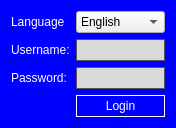
<?xml version="1.0" encoding="UTF-8"?>
<ui version="4.0">
 <class>Login</class>
 <widget class="QDialog" name="Login">
  <property name="windowModality">
   <enum>Qt::WindowModal</enum>
  </property>
  <property name="geometry">
   <rect>
    <x>0</x>
    <y>0</y>
    <width>176</width>
    <height>122</height>
   </rect>
  </property>
  <property name="windowTitle">
   <string>Dialog</string>
  </property>
  <property name="styleSheet">
   <string notr="true">QDialog
{
background-color: rgb(0, 0, 255);
}

QLineEdit{
border: 1px solid #555;
background: rgb(217, 217, 217);
height: 20px;
}

QLineEdit:disabled{
background: black;
}

QLabel{

color: rgb(255, 255, 255);
height: 20px;
}

QPushButton{
color: white;
background-color: blue;
border: 1px solid white;
height: 20px;
font: bold 10pt &quot;Arial&quot;;
}

QPushButton:disabled{	
color: black;
background-color: white;
border: 1px solid black;
}

QPushButton:pressed{	
	background-color: black;
}
</string>
  </property>
  <layout class="QGridLayout" name="gridLayout">
   <item row="0" column="0">
    <widget class="QLabel" name="Language_LBL">
     <property name="maximumSize">
      <size>
       <width>100</width>
       <height>16777215</height>
      </size>
     </property>
     <property name="text">
      <string>Language</string>
     </property>
    </widget>
   </item>
   <item row="0" column="1">
    <widget class="QComboBox" name="Language_CBOX">
     <property name="maximumSize">
      <size>
       <width>100</width>
       <height>16777215</height>
      </size>
     </property>
     <item>
      <property name="text">
       <string>English</string>
      </property>
     </item>
     <item>
      <property name="text">
       <string>German</string>
      </property>
     </item>
    </widget>
   </item>
   <item row="1" column="0">
    <widget class="QLabel" name="Username_LBL">
     <property name="maximumSize">
      <size>
       <width>100</width>
       <height>16777215</height>
      </size>
     </property>
     <property name="text">
      <string>Username:</string>
     </property>
    </widget>
   </item>
   <item row="1" column="1">
    <widget class="QLineEdit" name="Username_LINE">
     <property name="maximumSize">
      <size>
       <width>100</width>
       <height>16777215</height>
      </size>
     </property>
    </widget>
   </item>
   <item row="2" column="0">
    <widget class="QLabel" name="Password_LBL">
     <property name="maximumSize">
      <size>
       <width>100</width>
       <height>16777215</height>
      </size>
     </property>
     <property name="text">
      <string>Password:</string>
     </property>
    </widget>
   </item>
   <item row="2" column="1">
    <widget class="QLineEdit" name="Password_LINE">
     <property name="maximumSize">
      <size>
       <width>100</width>
       <height>16777215</height>
      </size>
     </property>
     <property name="styleSheet">
      <string notr="true"/>
     </property>
     <property name="echoMode">
      <enum>QLineEdit::Password</enum>
     </property>
    </widget>
   </item>
   <item row="3" column="1">
    <widget class="QPushButton" name="Login_BTN">
     <property name="maximumSize">
      <size>
       <width>100</width>
       <height>16777215</height>
      </size>
     </property>
     <property name="styleSheet">
      <string notr="true"/>
     </property>
     <property name="text">
      <string>Login</string>
     </property>
    </widget>
   </item>
  </layout>
 </widget>
 <resources/>
 <connections/>
</ui>
